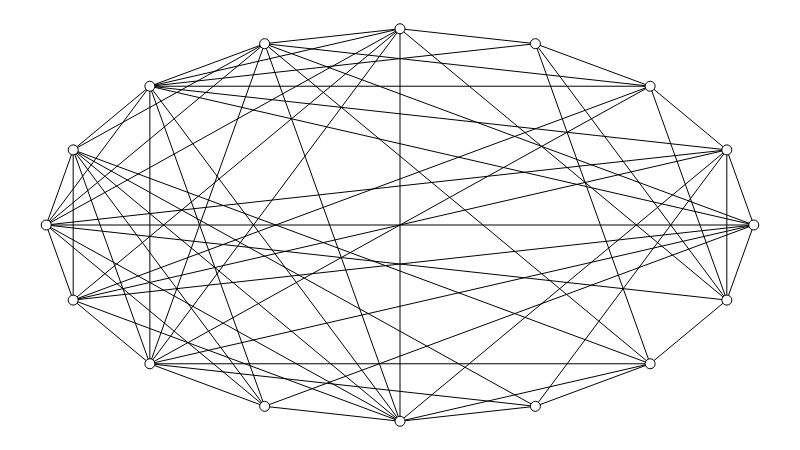

Here is the notebook cell this chart was saved with:
### Markdown cell above
Xi, o comprimento médio cresce quase linearmente em função do número de nós... ou seja, a estrutura de árvore não parece modelar um pequeno mundo em redes maiores.

As duplas Sabrina/Leo e Ale/Paulo pensaram em uma proposta alternativa: um anel de nós com "atalhos" adicionados especificamente para encurtar os caminhos. Esse tipo de aresta, que "atravessa" um circuito, é conhecido como *corda*.

A função abaixo constrói uma rede desse tipo, mas com uma restrição: além do número de nós, ela exige que você especifique qual é o *grau médio* que o grafo deve ter. O *grau* de um nó é o número de arestas que estão ligadas a ele, portanto, o grau médio é proporcional à *densidade* do grafo, ou seja, ao número total de arestas.

Por que estamos impondo essa restrição? Para evitar uma "segunda trapaça": queremos uma caracterização *estrutural* de pequeno mundo, que permita comparar grafos com *mesmo número de nós* e *mesma densidade*. Essa proposta de anel com cordas só pode ser considerada promissora se parar em pé sem o "migué" de ficarmos adicionando atalhos à vontade até os caminhos ficarem curtos o suficiente.

### Code cell
def chorded_ring(num_nodes, avg_degree):

    # Gera um grafo circular.
    g = nx.cycle_graph(num_nodes)

    # Prepara uma lista de pares de nós para sorteio.
    edges = [(n, m) for n, m in combinations(g.nodes, 2)]
    shuffle(edges)

    # Calcula limite de arestas a partir do grau médio.
    # Você consegue enxergar porque essa relação vale?
    max_edges = int((num_nodes * avg_degree) / 2 + 0.5)

    # Para cada par de nós sorteado...
    for n, m in edges:

        # ...se a aresta correspondente não existe...
        if not g.has_edge(n, m):

            # ...cria a aresta, ou seja, adiciona o "atalho"...
            g.add_edge(n, m)

            # ... e, se atingir o limite, para.
            if g.number_of_edges() == max_edges:
                break

    return g


# Gera um anel com cordas.
g = chorded_ring(NUM_NODES, AVG_DEGREE)

# Atribui posições aos nós.
sn.set_circle_positions(g)

# Mostra o grafo.
show_graph(g)

### Figure 1 — Plotly figure (JSON) as saved in the notebook; plotly's stock layout.template omitted (floating-point values rounded to 4 significant figures; data arrays with more than 128 entries replaced by an {"elided": "..."} marker saying what was removed)
{"data": [{"hoverinfo": "none", "line": {"color": "rgb(0, 0, 0)", "width": 1}, "mode": "lines", "type": "scatter", "uid": "9790ffc0-a9f9-11e8-868b-24f5aaf6d19e", "x": {"elided": "192 float values"}, "y": {"elided": "192 float values"}}, {"hoverinfo": "none", "marker": {"color": "rgb(255, 255, 255)", "line": {"color": "rgb(0, 0, 0)", "width": 1}, "size": 10}, "mode": "markers+text", "text": [], "textfont": {"color": "rgb(0, 0, 0)"}, "textposition": "middle center", "type": "scatter", "uid": "9790ffc1-a9f9-11e8-bd3d-24f5aaf6d19e", "x": [1, 0.9619, 0.8536, 0.6913, 0.5, 0.3087, 0.1464, 0.03806, 0, 0.03806, 0.1464, 0.3087, 0.5, 0.6913, 0.8536, 0.9619], "y": [0.5, 0.6913, 0.8536, 0.9619, 1, 0.9619, 0.8536, 0.6913, 0.5, 0.3087, 0.1464, 0.03806, 0, 0.03806, 0.1464, 0.3087]}], "layout": {"height": 450, "margin": {"b": 0, "l": 0, "r": 0, "t": 0}, "showlegend": false, "width": 800, "xaxis": {"showgrid": false, "showticklabels": false, "zeroline": false}, "yaxis": {"showgrid": false, "showticklabels": false, "zeroline": false}}}
